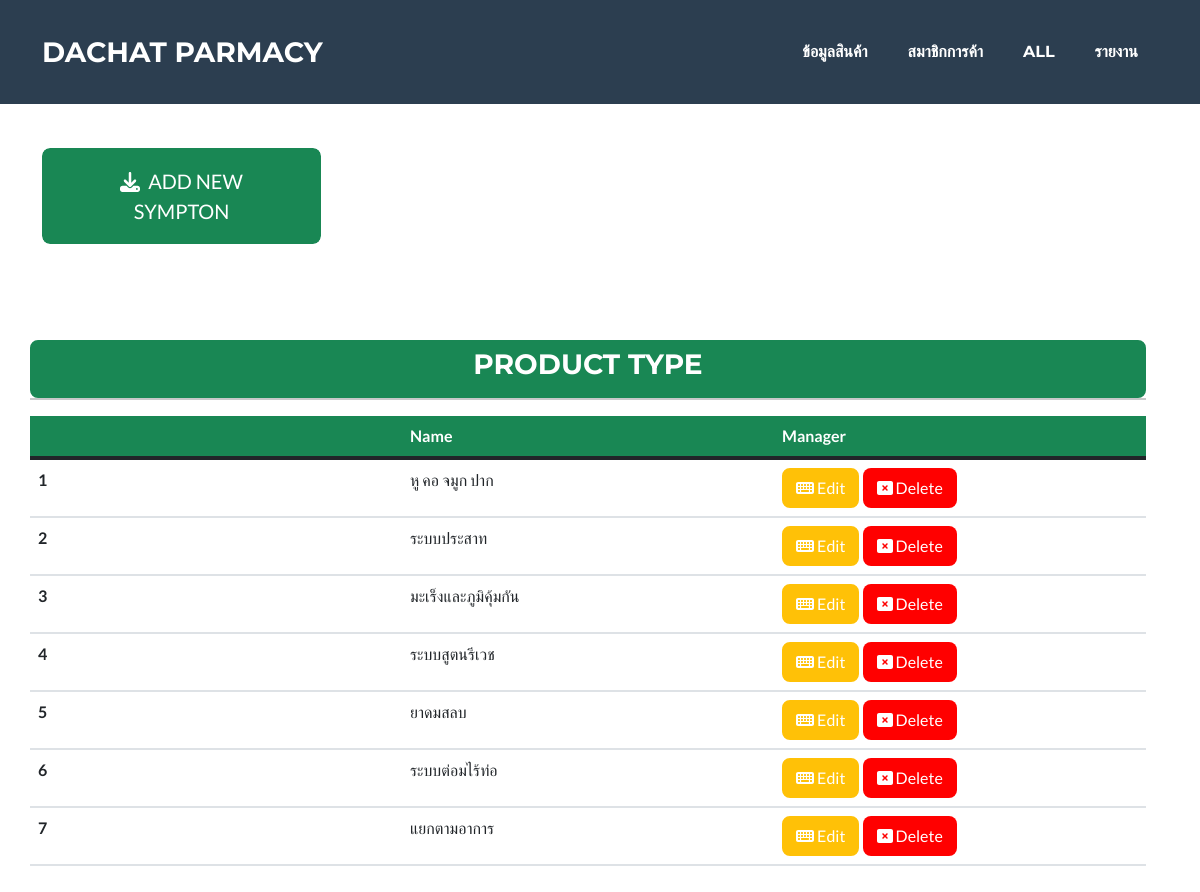
/Pharmacy/index.php?page=symp, run on the app's committed database.
### tables this page shows
CREATE TABLE `sympton` (
  `symp_id` int(11) NOT NULL,
  `symp_name` varchar(300) NOT NULL
);

### Pharmacy/product/symp/indexsql.php (called while the page is built)
<?php
$qp = "SELECT * FROM sympton ";
$rp = mysqli_query($con, $qp);
?>

### Pharmacy/product/symp/index.php (the view, shortened to what this page needs)
<?php include 'indexsql.php' ;?>
<div class="container pt-5">
  <div class="row pb-5">
    <div class="col-md-12 text-end">
      <div class="col-md-1 col-lg-3 mb-5">
        <div class="text-center mt-1">
          <div class="portfolio-item mx-auto" data-bs-toggle="modal" data-bs-target="#portfolioModal1">
            <button class="btn btn-xl btn-success" href="?page=<?= $_GET['page'] ?>&function=insert"><i class="fas fa-download me-2"></i>ADD NEW SYMPTON</button>
          </div>
        </div>
      </div>
    </div>
  </div>
  <div class="row col-md-12">
    <button class="btn btn-success ">
      <h3>PRODUCT TYPE</h3>
    </button>
    <hr>
    <table class="table table-hover " id="tableall">
      <thead>
        <tr class="text-white bg-success">
          <th scope="col-4"></th>
          <th scope="col-4">Name</th>
          <th scope="col">Manager</th>
        </tr>
      </thead>
      <tbody>
        <?php $i = 1;
        while ($rowp = mysqli_fetch_array($rp)) { ?>
          <tr>
            <th scope="row" class="col-4"><?php echo $i++ ?></th>
            <td class="col-4"><?php echo  $rowp['symp_name'] ?></td>
            <td>
              <a href="?page=<?= $_GET['page'] ?>&function=update&symp_id=<?= $rowp['symp_id'] ?>" class="btn btn-warning text-white"><i class="fa-solid fa-keyboard"></i> Edit</a>
              <a href="?page=<?= $_GET['page'] ?>&function=delete&symp_id=<?= $rowp['symp_id'] ?>" onclick="return confirm('คุณต้องการลบรายการนี้ : <?= $rowp['symp_name'] ?> หรือไม่ ??')" class="btn btn-xs view_data text-white" style="background-color:red;"><i class="fa-solid fa-rectangle-xmark "></i> Delete</a>
            </td>
          </tr>
        <?php } ?>
      </tbody>
    </table>
</div>

### Pharmacy/index.php (shortened to what this page needs)
<!DOCTYPE html>
<html lang="en">
<?php include './include/head.php'; ?>
<body id="page-top">
  <?php include './include/nav.php'; ?>
  <section class="page-section portfolio " id="portfolio">
    <?php
    if (!isset($_GET['page']) && empty($_GET['page'])) {
    } elseif (isset($_GET['page']) && $_GET['page'] == 'symp') {
      if (isset($_GET['function']) && $_GET['function'] == 'update') {
        include('product/symp/update.php');
      } elseif (isset($_GET['function']) && $_GET['function'] == 'delete') {
        include('product/symp/delete.php');
      } else {
        include('product/symp/index.php');
      }
    } elseif (isset($_GET['page']) && $_GET['page'] == 'confirm') {
      include('all/po/insert/confirm.php');
    }
    ?>
  </section>
</body>
</html>

### Pharmacy/include/head.php (shortened to what this page needs)
<head>
    <link href="./include/css/styles.css" rel="stylesheet" />
    <link rel="stylesheet" href="https://cdnjs.cloudflare.com/ajax/libs/font-awesome/5.15.3/css/all.min.css" />
    <link rel="stylesheet" type="text/css" href="//cdn.datatables.net/1.12.1/css/jquery.dataTables.min.css">
</head>

### Pharmacy/include/nav.php (shortened to what this page needs)
<nav class="navbar navbar-expand-lg bg-secondary text-uppercase fixed-top" id="mainNav">
          <div class="container">
              <a class="navbar-brand" href="#page-top">Dachat Parmacy</a>
              <div class="collapse navbar-collapse" id="navbarResponsive">
                  <ul class="navbar-nav ms-auto">
                      <li class="nav-item mx-0 mx-lg-1"><a class="nav-link py-3 px-0 px-lg-3 rounded" href="?page=product">ข้อมูลสินค้า</a></li>
                      <li class="nav-item mx-0 mx-lg-1"><a class="nav-link py-3 px-0 px-lg-3 rounded" href="?page=member">สมาชิกการค้า</a></li>
                      <li class="nav-item mx-0 mx-lg-1"><a class="nav-link py-3 px-0 px-lg-3 rounded" href="?page=all">ALL</a></li>
                      <li class="nav-item mx-0 mx-lg-1"><a class="nav-link py-3 px-0 px-lg-3 rounded" href="?page=report">รายงาน</a></li>
                  </ul>
              </div>
          </div>
      </nav>

### data on the page
sympton: symp_name "หู คอ จมูก ปาก"
sympton: symp_name "ระบบประสาท"
sympton: symp_name "มะเร็งและภูมิคุ้มกัน"
sympton: symp_name "ระบบสูตนรีเวช"
sympton: symp_name "ยาดมสลบ"
sympton: symp_name "ระบบต่อมไร้ท่อ"
sympton: symp_name "แยกตามอาการ"
